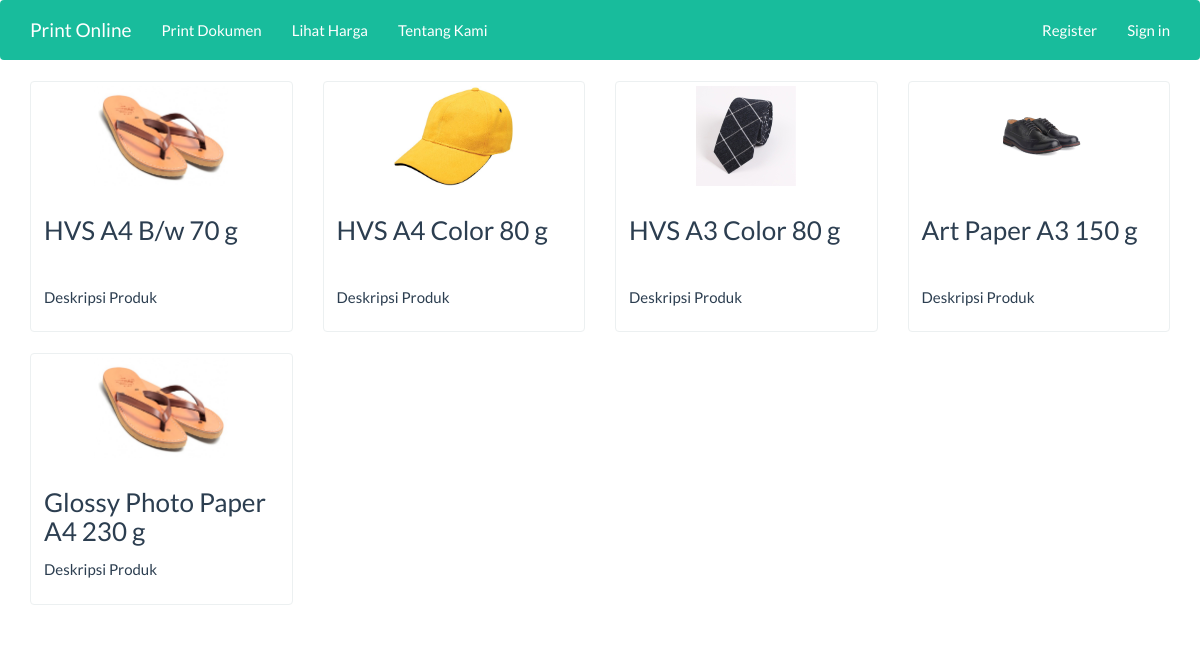
/prices/index, run on an earlier commit of the app's database.
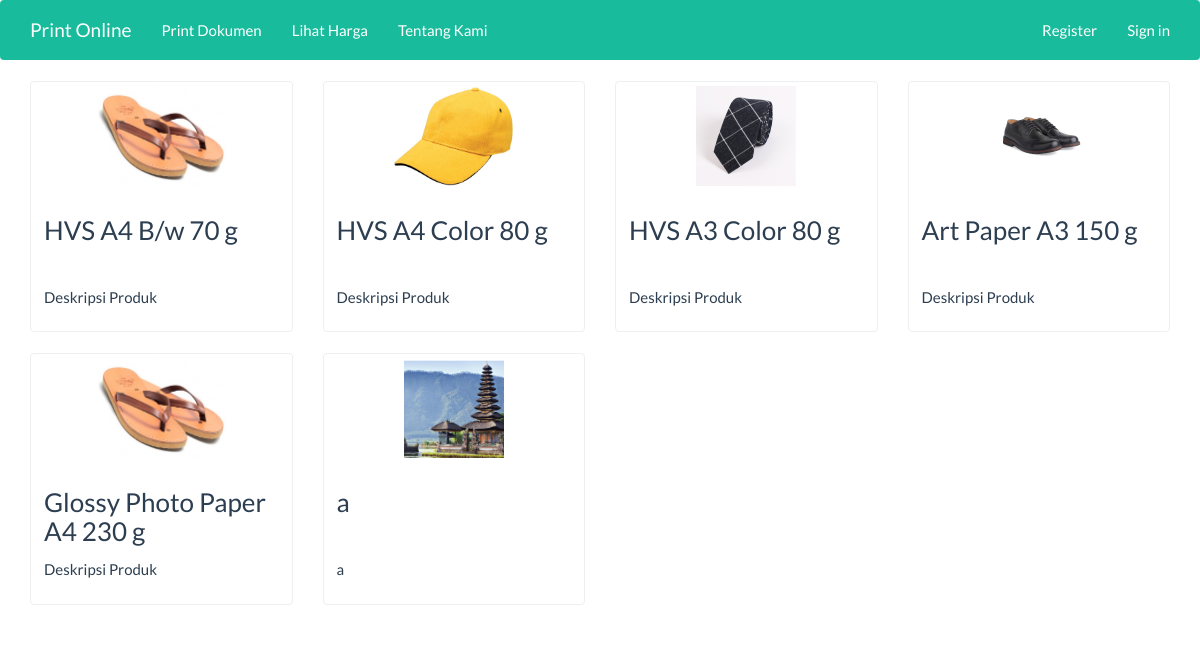
And on a later commit of the database.
### tables this page shows
CREATE TABLE `products` (
  `id` int(10) NOT NULL,
  `name` varchar(100) NOT NULL,
  `description` text NOT NULL,
  `price` int(10) NOT NULL,
  `image` text NOT NULL
);

### application/controllers/prices.php (called while the page is built, shortened)
<?php if ( ! defined('BASEPATH')) exit('No direct script access allowed');
class prices extends CI_Controller {
	public function __construct(){
		$this->load->model('model_products');
	}
	public function index()
	{
		$data['products'] = $this->model_products->all();
    $this->load->view('templates/header');
		$this->load->view('check_prices', $data);
    $this->load->view('templates/footer');
	}
}

### index.php (called while the page is built, shortened)
<?php
require_once BASEPATH.'core/CodeIgniter.php';

### application/models/model_products.php (called while the page is built, shortened)
<?php
class Model_products extends CI_Model {
  public function all(){
    $result = $this->db->get('products');
    if($result->num_rows() > 0){
      return $result->result();
    } else {
      return array();
    }
  }
}
?>

### application/views/check_prices.php (the view)
<div class="row">
  <?php foreach($products as $product) : ?>
    <div class="col-sm-3 col-md-3">
      <div class="thumbnail">
        <?=img([
          'src'			=> 'uploads/' . $product->image,
          'style'		=> 'max-width: 100%; max-height:100%; height:100px'
          ])?>
        <div class="caption">
          <h3 style="min-height:60px;"><?=$product->name?></h3>
          <p><?=$product->description?></p>
        </div>
      </div>
    </div>
  <?php endforeach; ?>
</div>

### application/views/templates/header.php (shortened to what this page needs)
<!DOCTYPE html>
<html>
  <head>
    <link rel="stylesheet" href="<?php echo base_url(); ?>bootstrap.min.css">
	  <link rel="stylesheet" type="text/css" href="//cdn.datatables.net/plug-ins/9dcbecd42ad/integration/bootstrap/3/dataTables.bootstrap.css">
  </head>
  <body>
    <nav class="navbar navbar-inverse">
      <div class="container">
        <div class="navbar-header">
          <a class="navbar-brand" href="<?php echo base_url(); ?>home">Print Online</a>
        </div>
        <div id="navbar">
          <ul class="nav navbar-nav">
            <li><a href="<?php echo base_url(); ?>pages/cetak">Print Dokumen</a></li>
            <li><a href="<?php echo base_url(); ?>prices/index">Lihat Harga</a></li>
            <li><a href="<?php echo base_url(); ?>about">Tentang Kami</a></li>
          </ul>
          <ul class="nav navbar-nav navbar-right">
            <li><a href="#">Register</a></li>
            <li><a href="#">Sign in</a></li>
          </ul>
        </div>
      </div>
    </nav>
    <div class="container">

### application/views/templates/footer.php
    </div>
  </body>
</html>

What changed in the data, as far as the page shows it:
added products: image (picture), name "a", description "a"
